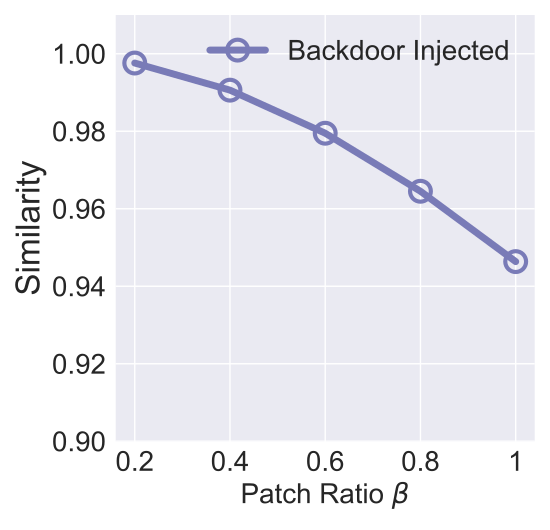

The Python source for this figure:


import numpy as np
import matplotlib.pyplot as plt

epsilon = 3
beta = 1 / epsilon


x=[1, 2, 3, 4, 5]
# validation_for_plt =[97,95.8600, 94.9400, 93.5400, 93.2400]
# attack_for_plt=[0, 0.3524, 0, 0.1762, 0.1762]
# basic_for_plt=[99.8, 99.8, 99.8, 99.8, 99.8]

labels = [  '0.2', '0.4', '0.6', '0.8', '1']
# unl_org = [97.77, 97.55, 97.35, 97.29, 97.21, 97.21]

# unl_hess_r = [96.6, 96.66, 96.04, 95.94, 95.85, 97.21]
unl_mib = [ 0.9976, 0.9906, 0.979487, 0.964510, 0.946361]

unl_muv = [0.987, 0.9845, 0.9845, 0.9845, 0.9685, 0.957]
# unl_ss_wo = [94.32, 94.53, 94.78, 93.38, 94.04, 97.21]


plt.style.use('seaborn')
plt.figure(figsize=(5.5, 5.3))
l_w=5
m_s=15
marker_s = 3
markevery=1
#plt.figure(figsize=(8, 5.3))
#plt.plot(x, unl_fr, color='blue', marker='^', label='Retrain',linewidth=l_w, markersize=m_s)
plt.plot(x, unl_mib, linestyle='-', color='#797BB7', marker='o', fillstyle='none', markevery=markevery,
         label='Backdoor Injected', linewidth=l_w, markersize=m_s, markeredgewidth=marker_s)

#plt.plot(x, unl_ss_w, color='g',  marker='*',  label='PriMU$_{w}$',linewidth=l_w, markersize=m_s)
# plt.plot(x, unl_muv, linestyle='--', color='g',  marker='s', fillstyle='none', markevery=markevery,
#          label='Multi-Sample',linewidth=l_w, markersize=m_s, markeredgewidth=marker_s)

# plt.plot(x, unl_mib, linestyle=':', color='r',  marker='^', fillstyle='none', markevery=markevery,
#          label='VBU', linewidth=l_w,  markersize=m_s, markeredgewidth=marker_s)

# plt.plot(x, unl_hess_r, linestyle='-.', color='k',  marker='D', fillstyle='none', markevery=markevery,
#          label='HBFU',linewidth=l_w, markersize=m_s, markeredgewidth=marker_s)



#plt.plot(x, unl_vibu, color='silver',  marker='d',  label='VIBU',linewidth=4,  markersize=10)

# plt.plot(x, y_sa03, color='r',  marker='2',  label='AAAI21 A_acc, pr=0.3',linewidth=3, markersize=8)
# plt.plot(x, y_sa05, color='darkblue',  marker='4',  label='AAAI21 A_acc, pr=0.5',linewidth=3, markersize=8)
# plt.plot(x, y_ma03, color='darkviolet',  marker='3',  label='FedMC A_acc, pr=0.3',linewidth=3, markersize=8)
# plt.plot(x, y_ma05, color='cyan',  marker='p',  label='FedMC A_acc, pr=0.5',linewidth=3, markersize=8)


# plt.grid()
leg = plt.legend(fancybox=True, shadow=True)
# plt.xlabel('Malicious Client Ratio (%)' ,fontsize=16)
plt.ylabel('Similarity' ,fontsize=24)
my_y_ticks = np.arange(0.9 ,1.01,0.02)
plt.ylim(0.9,1.01)
plt.yticks(my_y_ticks,fontsize=20)
plt.xlabel('Patch Ratio $\\beta$' ,fontsize=20)

plt.xticks(x, labels, fontsize=20)
# plt.title('CIFAR10 IID')

#plt.annotate(r"1e0", xy=(0.1, 1.01), xycoords='axes fraction', xytext=(-10, 10),textcoords='offset points', ha='right', va='center', fontsize=15)


# plt.title('(c) Utility Preservation', fontsize=24)
plt.legend(loc='best',fontsize=20)
plt.tight_layout()
#plt.title("MNIST")
plt.rcParams['figure.figsize'] = (2.0, 1)
plt.rcParams['image.interpolation'] = 'nearest'
plt.rcParams['figure.subplot.left'] = 0.11
plt.rcParams['figure.subplot.bottom'] = 0.08
plt.rcParams['figure.subplot.right'] = 0.977
plt.rcParams['figure.subplot.top'] = 0.969
plt.savefig('mnist_org_sim_noise_analysis.pdf', format='pdf', dpi=200)
plt.show()
